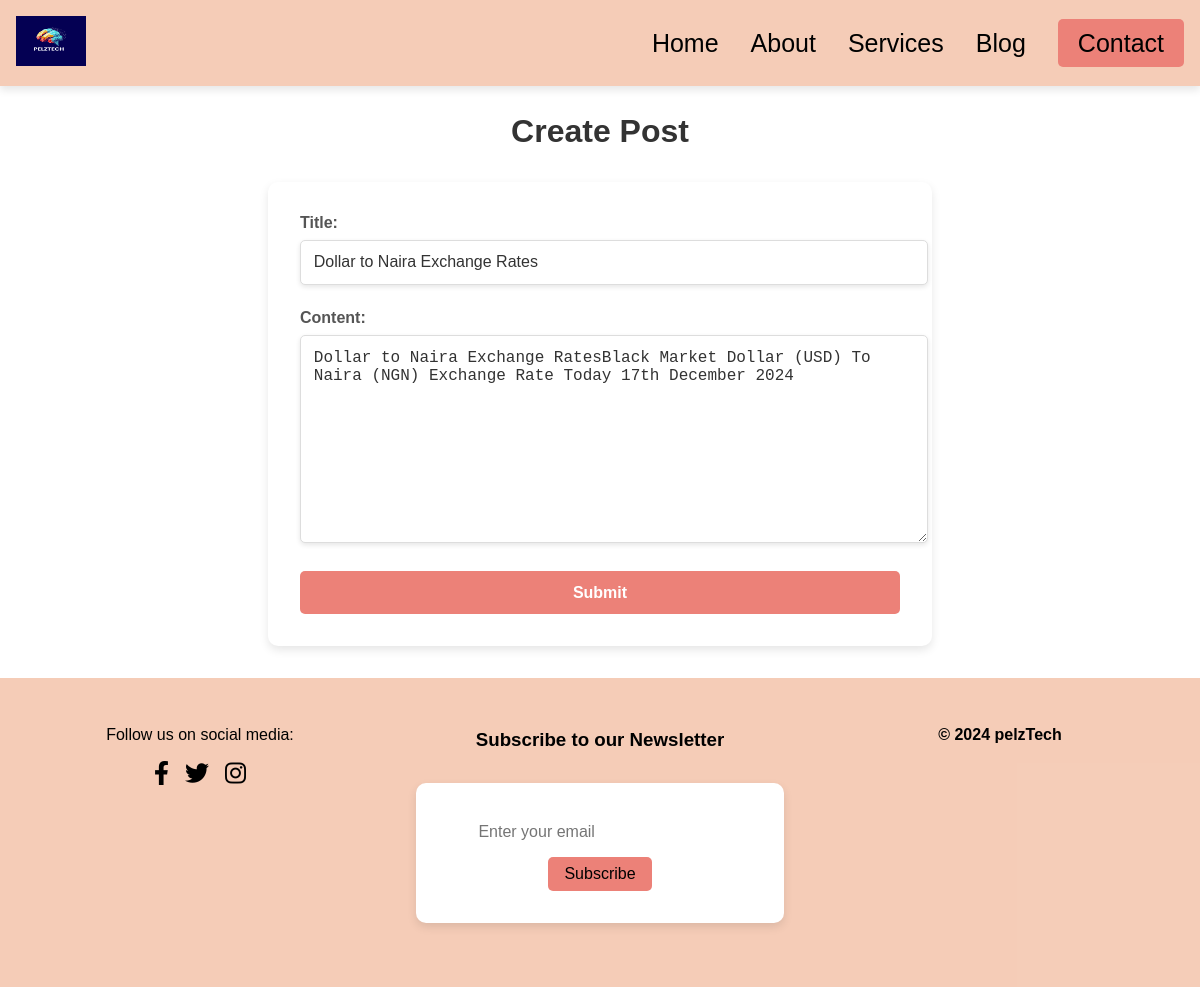
The page /blog/edit/13/ (signed in) on the database its author committed.
### blog/models.py (models this page shows, shortened)
class Post(models.Model):
    title = models.CharField(max_length=200)
    content = models.TextField()
    author = models.ForeignKey(User, on_delete=models.CASCADE)
    created_at = models.DateTimeField(auto_now_add=True)
    updated_at = models.DateTimeField(auto_now=True)
    image = models.ImageField(upload_to='blog_images/', null=True, blank=True)
    description_1 = models.TextField(blank=True, null=True)
    media_1 = models.FileField(upload_to='blog_media/', blank=True, null=True)
    description_2 = models.TextField(blank=True, null=True)
    media_2 = models.FileField(upload_to='blog_media/', blank=True, null=True)
    additional_image = models.ImageField(upload_to='blog_images/', null=True, blank=True)

### blog/views.py (the view)
# urls.py: path('blog/edit/<int:pk>/', views.post_edit, name='post_edit'),
@login_required
@user_passes_test(is_admin)
def post_edit(request, pk):
    post = get_object_or_404(Post, pk=pk)
    form = PostForm(request.POST or None, instance=post)
    if request.method == 'POST' and form.is_valid():
        form.save()
        return redirect('post_detail', pk=post.pk)
    return render(request, 'blog/post_form.html', {'form': form})

### blog/forms.py
class PostForm(forms.ModelForm):
    class Meta:
        model = Post
        fields = ['title', 'content']
        widgets = {
            'title': forms.TextInput(attrs={'class': 'form-control', 'placeholder': 'Enter the post title'}),
            'content': forms.Textarea(attrs={'class': 'form-control', 'placeholder': 'Write your post content here...'}),
        }
        labels = {
            'title': 'Post Title',
            'content': 'Post Content',
        }

### blog/views.py (called while the page is built)
def is_admin(user):
    return user.is_superuser

### blog/templates/blog/post_form.html (shortened to what this page needs)
{% extends 'blog/base.html' %}
{% load static %}
{% block content %}
    <h2>{% if post.id %}Edit{% else %}Create{% endif %} Post</h2>
    <form method="post" enctype="multipart/form-data">
        <div class="form-group">
            <label for="title">Title:</label>
            <input type="text" name="title" id="title" class="form-control" value="{{ form.title.value|default_if_none:'' }}" required>
        </div>
        <div class="form-group">
            <label for="content">Content:</label>
            <textarea name="content" id="content" rows="10" class="form-control" required>{{ form.content.value|default_if_none:'' }}</textarea>
        </div>
        <button type="submit" class="btn btn-primary">Submit</button>
    </form>
{% endblock %}

### blog/templates/blog/base.html (style rules this page uses)
body { font-family: Arial, sans-serif; margin: 0; padding: 0; }

### blog/templates/blog/post_form.html (style rules this page uses)
form { max-width: 600px; margin: 2rem auto; padding: 2rem; background-color: #fff; border-radius: 10px; box-shadow: 0 4px 10px rgba(0, 0, 0, 0.1); }
h2 { text-align: center; font-size: 2rem; color: #333; margin-bottom: 1.5rem; }
.form-group { margin-bottom: 1.5rem; }
label { display: block; font-size: 1rem; font-weight: bold; color: #555; margin-bottom: 0.5rem; }
input[type="text"], textarea { width: 100%; padding: 0.8rem; font-size: 1rem; color: #333; border: 1px solid #ddd; border-radius: 5px; box-shadow: 0 2px 5px rgba(0, 0, 0, 0.1); transition: border-color 0.3s ease, box-shadow 0.3s ease; }
textarea { resize: vertical; }
.btn-primary { display: block; width: 100%; padding: 0.8rem; font-size: 1rem; font-weight: bold; color: #fff; background-color: #EC8178; border: none; border-radius: 5px; cursor: pointer; transition: background-color 0.3s ease, transform 0.3s ease; }

### rows shown on the page
Post: title "Dollar to Naira Exchange Rates", content "Dollar to Naira Exchange RatesBlack Market Dollar (USD) To Naira (NGN) Exchange Rate Today 17th December 2024"
